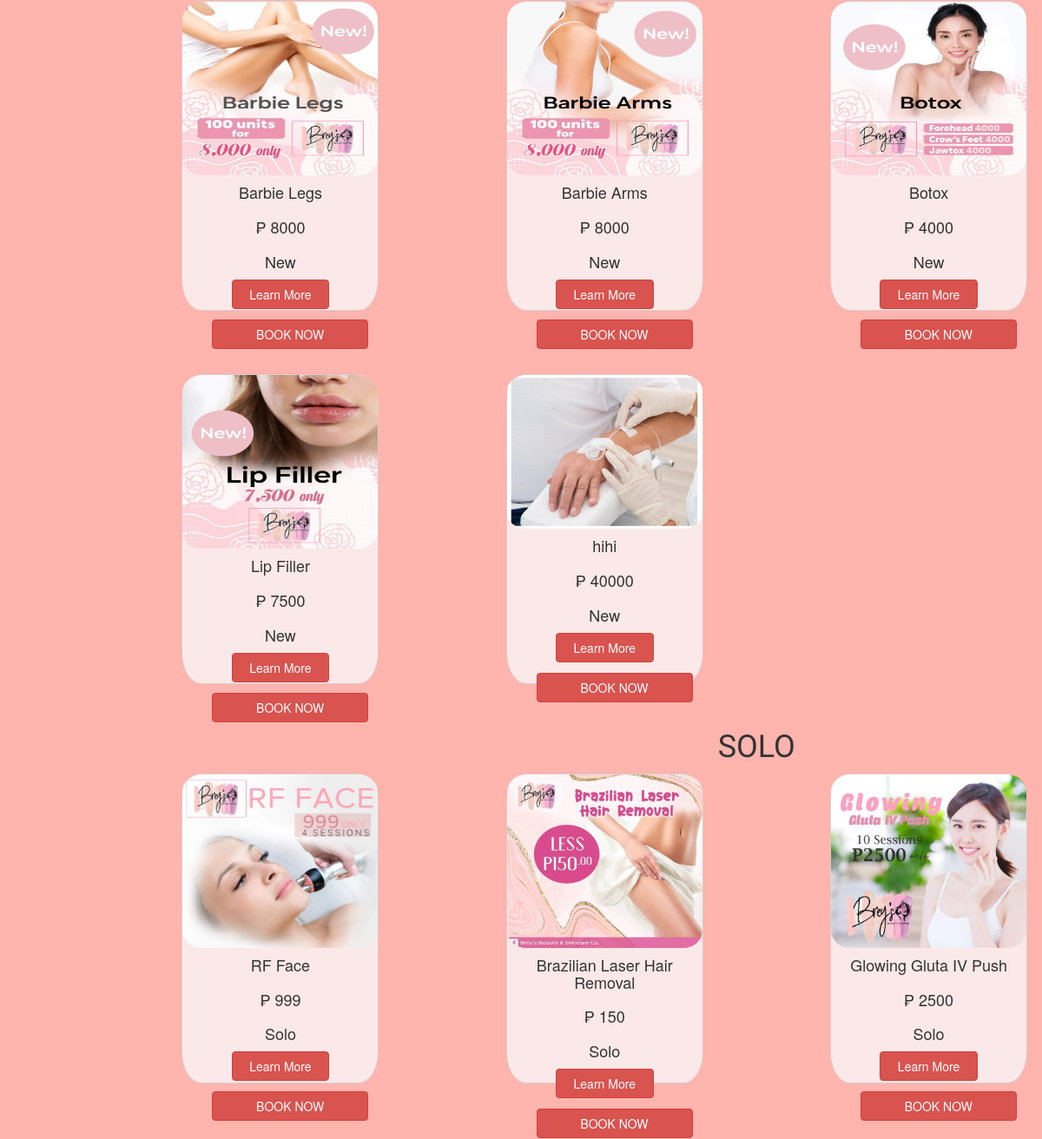
The page /packagedeals.php (signed in, middle part) on the database as committed earlier.
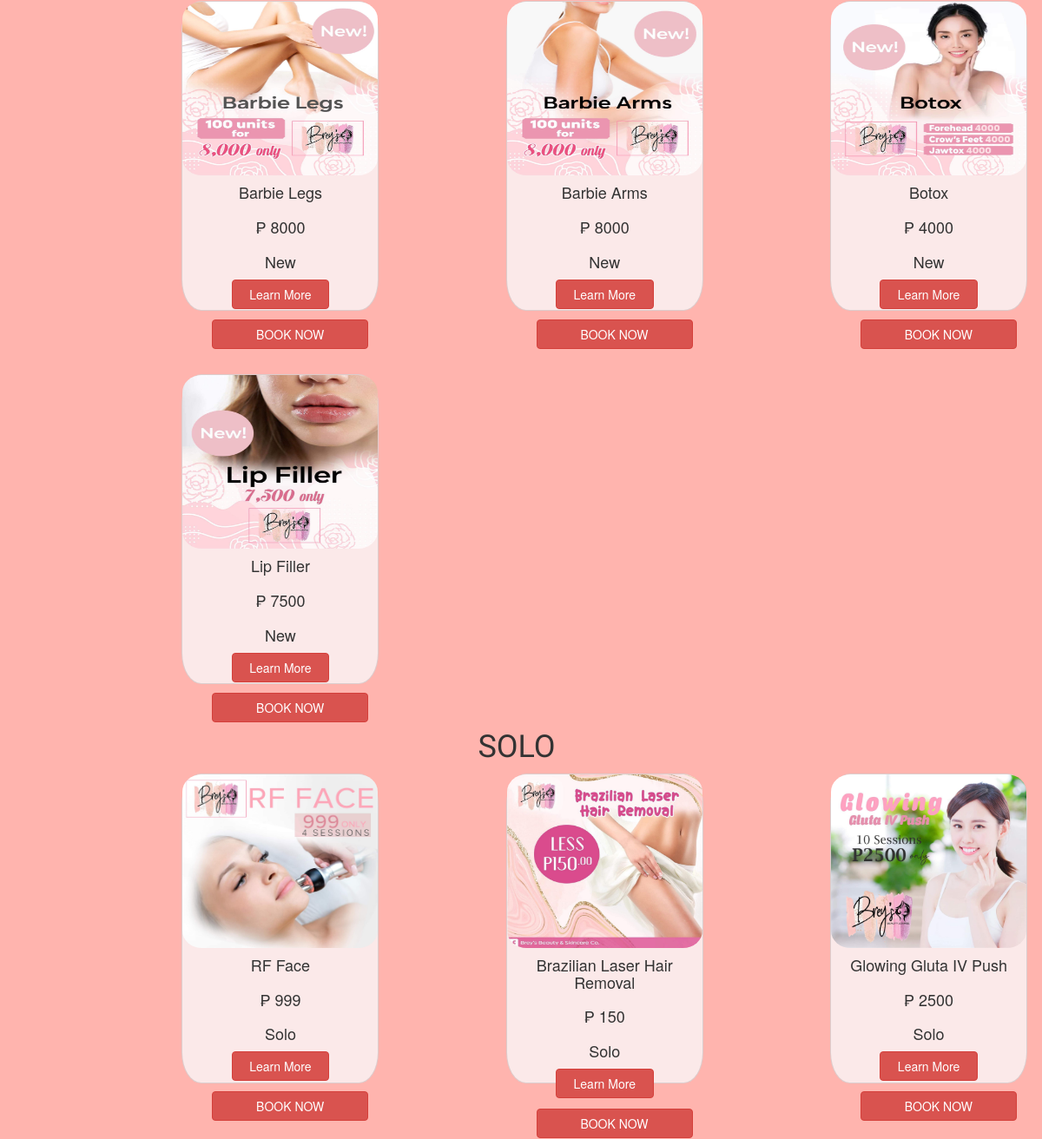
The same page on the database as committed later.
### tables this page shows
CREATE TABLE `adstbl` (
  `id` int(11) NOT NULL,
  `adstitle` varchar(250) NOT NULL,
  `adsdescription` varchar(250) NOT NULL,
  `category` varchar(250) NOT NULL,
  `Image` varchar(250) NOT NULL,
  `cost` int(11) NOT NULL,
  `discount` varchar(250) NOT NULL
);

### packagedeals.php (the view, shortened to what this page needs)
<?php
include('includes/dbconnection.php');
?>
	<html>
<head>
	<link rel="stylesheet" href="assets/css/style-starter.css">
    <link rel="stylesheet" href="https://stackpath.bootstrapcdn.com/bootstrap/4.4.1/css/bootstrap.min.css">
           <link rel="stylesheet" href="https://maxcdn.bootstrapcdn.com/bootstrap/3.3.6/css/bootstrap.min.css" />
</head>
<body class="cst-serbody">
	<?php include_once('includes/servicesnav.php');?>
  <div class="what" style="margin-bottom: 850px">
    <?php
  $query="select * From adstbl where category='New'";
  $sql=mysqli_query($con, $query);
  {?>
    <?php }
  while($row=mysqli_fetch_array($sql))
  {?>
           <div class="col-md-4">
           <div class="offset-sm-4">
              <div class="custommerser-ads">
                <div class="ads_New">
                  <div class="card">
                   <img src="admin/images/<?php echo $row['Image']?>" alt="product" br />
                   <h4 class="text-center"><?php echo $row["adstitle"]; ?></h4>
                   <h4 class="text-center">₱ <?php echo $row["cost"]; ?></h4>
                   <h4 class="text-center"> <?php echo $row["category"]; ?></h4>
                    <button data-id='<?php echo $row['id']; ?>' class="ServicesDescription btn btn-danger" style="margin-bottom: 12px;">Learn More</button>
                    <button data-id='<?php echo $row['id']; ?>'  class="Booknow-ads btn btn-danger">BOOK NOW</button>
                  </div>
                </div>
              </div>
            </div>
          </div>
                    <?php
  }
?>
 </div>
  <div class="" style="margin-bottom: 1280px">
    <?php
  $query="select * From adstbl where category='Solo'";
  $sql=mysqli_query($con, $query);
  {?>
    <h1 class="package-title" style="margin-left: 42%;">SOLO</h1>
    <?php }
  while($row=mysqli_fetch_array($sql))
  {?>
           <div class="col-md-4">
           <div class="offset-sm-4">
              <div class="custommerser-ads">
                <div class="ads_Solo">
                  <div class="card">
                   <img src="admin/images/<?php echo $row['Image']?>" alt="product" br />
                   <h4 class="text-center"><?php echo $row["adstitle"]; ?></h4>
                   <h4 class="text-center">₱ <?php echo $row["cost"]; ?></h4>
                   <h4 class="text-center"> <?php echo $row["category"]; ?></h4>
                    <button data-id='<?php echo $row['id']; ?>' class="ServicesDescription btn btn-danger" style="margin-bottom: 12px;">Learn More</button>
                    <button data-id='<?php echo $row['id']; ?>'  class="Booknow-ads btn btn-danger">BOOK NOW</button>
                  </div>
                </div>
              </div>
            </div>
          </div>
                    <?php
  }
?>
 </div>
</body>
</html>

### includes/servicesnav.php (shortened to what this page needs)
<section class="customer-services">

Rows that differ between the two databases and show on the page:
removed adstbl: Image (picture), adstitle "hihi", cost "40000", category "New"
